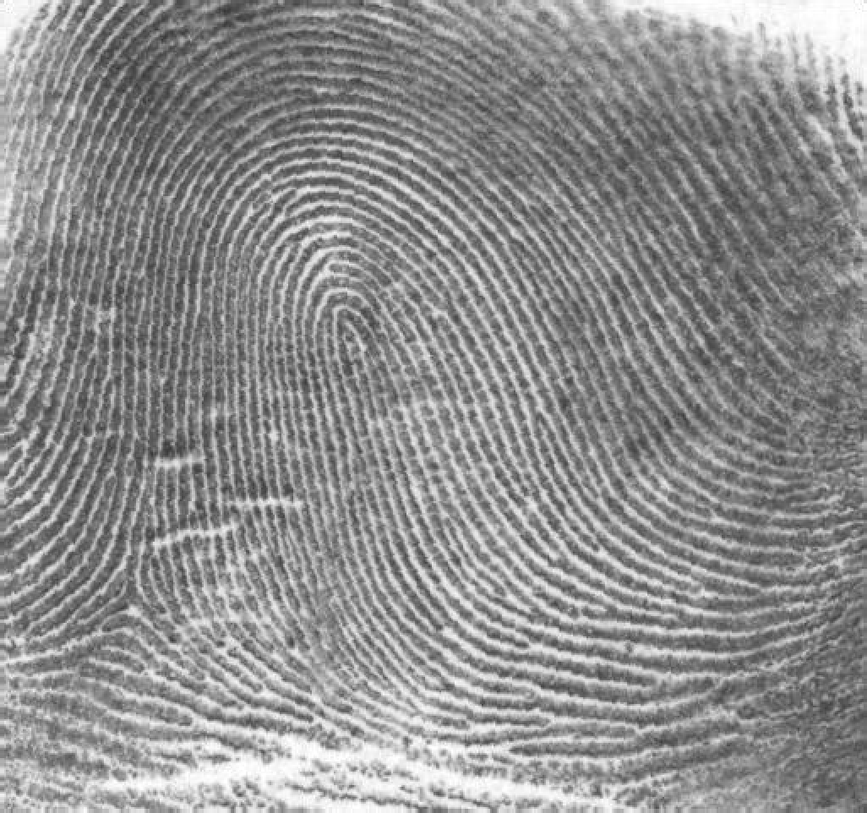
%> input picture q4/Q3_3.tif, 867 x 813 px, shrunk from 1026 x 962 before the run
$ octave useBHPF.m   (GNU Octave 9; MATLAB toolbox functions it lacks are replaced by stand-ins)
%> lines starting %> are read from the running program, lines starting %| are printed output that depends on the picture
### q4/BHPF.m
function Huv = BHPF(D0,rows,cols,n)

[X,Y] = meshgrid(1:cols, 1:rows);

Duv = sqrt((X - cols/2).^2 + (Y - rows/2).^2);
Huv = 1 ./ (1 + (Duv/D0).^(2*n));

### q4/useBHPF.m
img = imread('Q3_3.tif');
%> img is the input picture: size 813x867 uint8; min 46, max 255, mean 142.7
img = im2single(img);
%> img: size 813x867 single
[rows, cols] = size(img);
%> rows = 813; cols = 867

paddedImg = padarray(img, [rows, cols], 'post');
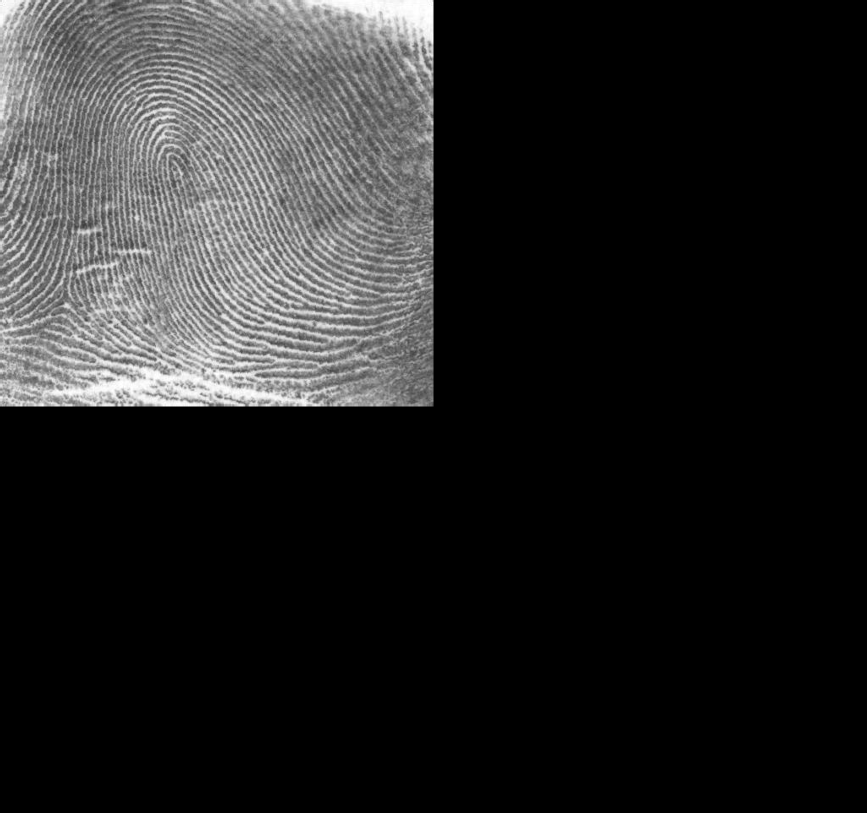
%> paddedImg: size 1626x1734 single (shown at 1/2 size); min 0, max 1, mean 0.14
imfft = fft2(paddedImg);
imfftShift = fftshift(imfft);

D0 = 50;
n = 4;
HPFilter = 1 - BHPF(D0, 2 * rows, 2 * cols, n);

fftResultShift = HPFilter .* imfftShift;
fftResult = ifftshift(fftResultShift);
result = ifft2(fftResult);
result = result(1:rows, 1: cols);
realResult = real(result);
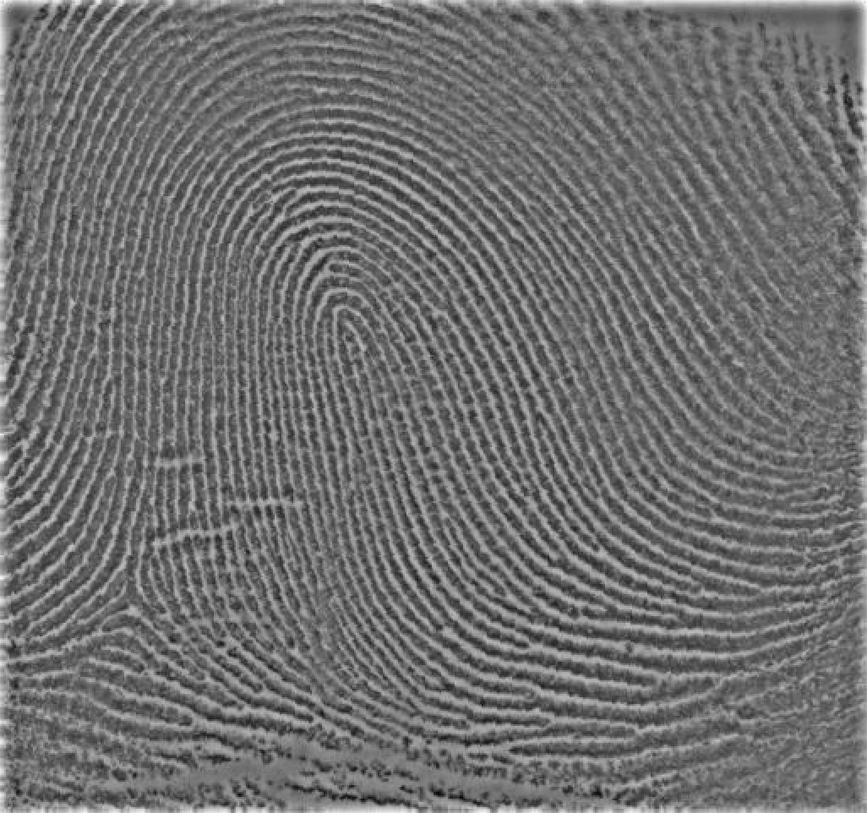
%> realResult: size 813x867 single; min -0.471, max 0.617, mean 0.00553; drawn with min black and max white
figure, imshow(realResult);
%> after `imshow(realResult)`:
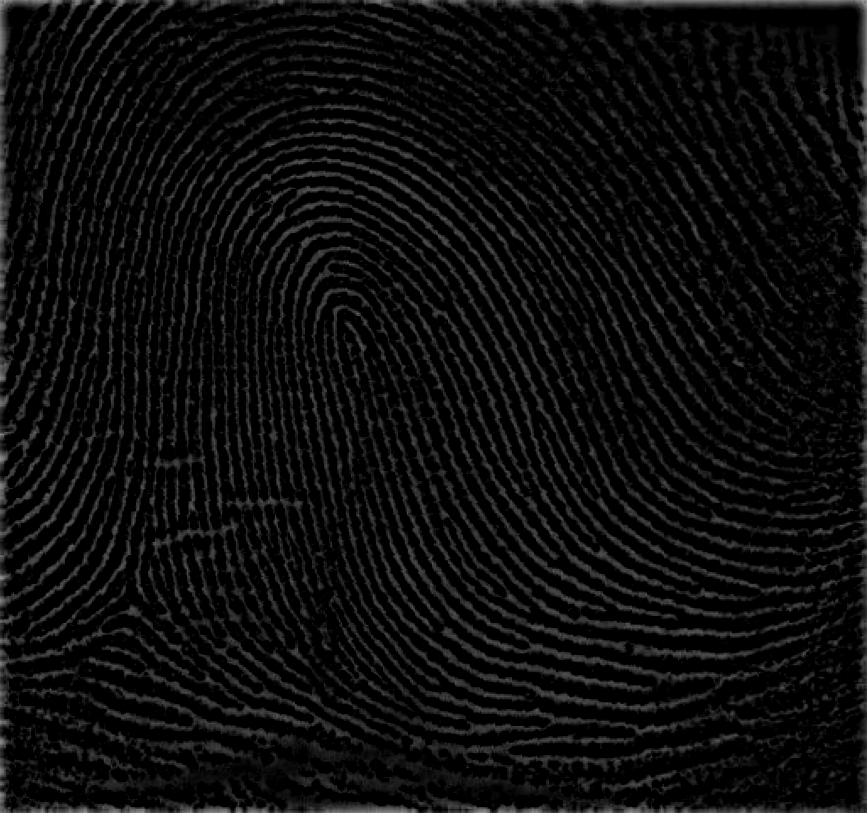
%> displayed picture: size 813x867, on the screen's scale of 0 to 255; min 0, max 157, mean 13.2
% imsave("BHPFresult.bmp");
imwrite(realResult, 'BHPFresult.bmp');
